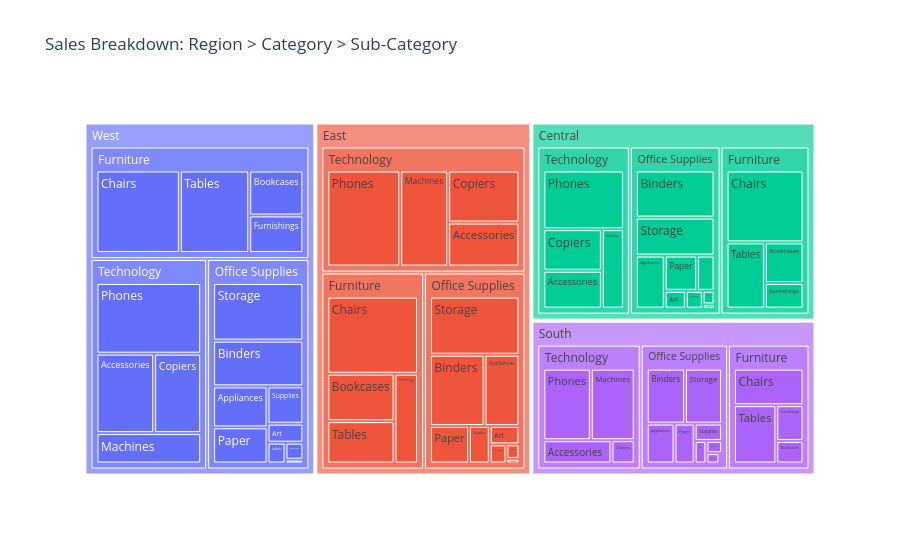

The cell this chart's notebook holds for it:
### Markdown cell above
#### Interactive region-wise sales (treemap)

### Code cell
fig3 = px.treemap(df, path=['Region', 'Category', 'Sub-Category'], values='Sales',
                   title="Sales Breakdown: Region > Category > Sub-Category")
fig3.write_html("dashboards/interactive_treemap.html")
fig3.show()

### Figure 1 — Plotly figure (JSON) as saved in the notebook; plotly's stock layout.template omitted (floating-point values rounded to 4 significant figures)
{"data": [{"branchvalues": "total", "domain": {"x": [0, 1], "y": [0, 1]}, "hovertemplate": "labels=%{label}<br>Sales=%{value}<br>parent=%{parent}<br>id=%{id}<extra></extra>", "ids": ["South/Furniture/Bookcases", "South/Furniture/Chairs", "West/Office Supplies/Labels", "South/Furniture/Tables", "South/Office Supplies/Storage", "West/Furniture/Furnishings", "West/Office Supplies/Art", "West/Technology/Phones", "West/Office Supplies/Binders", "West/Office Supplies/Appliances", "West/Furniture/Tables", "South/Office Supplies/Paper", "Central/Office Supplies/Appliances", "Central/Office Supplies/Binders", "Central/Office Supplies/Storage", "West/Office Supplies/Storage", "Central/Office Supplies/Art", "East/Furniture/Chairs", "West/Technology/Accessories", "East/Furniture/Bookcases", "East/Office Supplies/Binders", "East/Furniture/Furnishings", "East/Office Supplies/Envelopes", "East/Office Supplies/Art", "Central/Office Supplies/Paper", "Central/Technology/Phones", "Central/Furniture/Furnishings", "Central/Office Supplies/Envelopes", "Central/Furniture/Bookcases", "Central/Furniture/Chairs", "Central/Technology/Accessories", "East/Technology/Accessories", "East/Technology/Phones", "Central/Office Supplies/Labels", "East/Office Supplies/Fasteners", "East/Office Supplies/Storage", "East/Office Supplies/Paper", "West/Office Supplies/Paper", "South/Furniture/Furnishings", "South/Office Supplies/Appliances", "South/Office Supplies/Binders", "South/Office Supplies/Envelopes", "South/Technology/Accessories", "South/Technology/Phones", "South/Office Supplies/Art", "Central/Furniture/Tables", "West/Furniture/Chairs", "West/Office Supplies/Fasteners", "West/Office Supplies/Supplies", "West/Office Supplies/Envelopes", "Central/Technology/Machines", "East/Office Supplies/Supplies", "Central/Office Supplies/Fasteners", "East/Office Supplies/Labels", "East/Technology/Machines", "South/Office Supplies/Supplies", "West/Technology/Copiers", "South/Office Supplies/Labels", "East/Furniture/Tables", "Central/Office Supplies/Supplies", "East/Office Supplies/Appliances", "West/Furniture/Bookcases", "South/Office Supplies/Fasteners", "South/Technology/Machines", "West/Technology/Machines", "Central/Technology/Copiers", "East/Technology/Copiers", "South/Technology/Copiers", "South/Furniture", "West/Office Supplies", "South/Office Supplies", "West/Furniture", "West/Technology", "Central/Office Supplies", "East/Furniture", "East/Office Supplies", "Central/Technology", "Central/Furniture", "East/Technology", "South/Technology", "South", "West", "Central", "East"], "labels": ["Bookcases", "Chairs", "Labels", "Tables", "Storage", "Furnishings", "Art", "Phones", "Binders", "Appliances", "Tables", "Paper", "Appliances", "Binders", "Storage", "Storage", "Art", "Chairs", "Accessories", "Bookcases", "Binders", "Furnishings", "Envelopes", "Art", "Paper", "Phones", "Furnishings", "Envelopes", "Bookcases", "Chairs", "Accessories", "Accessories", "Phones", "Labels", "Fasteners", "Storage", "Paper", "Paper", "Furnishings", "Appliances", "Binders", "Envelopes", "Accessories", "Phones", "Art", "Tables", "Chairs", "Fasteners", "Supplies", "Envelopes", "Machines", "Supplies", "Fasteners", "Labels", "Machines", "Supplies", "Copiers", "Labels", "Tables", "Supplies", "Appliances", "Bookcases", "Fasteners", "Machines", "Machines", "Copiers", "Copiers", "Copiers", "Furniture", "Office Supplies", "Office Supplies", "Furniture", "Technology", "Office Supplies", "Furniture", "Office Supplies", "Technology", "Furniture", "Technology", "Technology", "South", "West", "Central", "East"], "name": "", "parents": ["South/Furniture", "South/Furniture", "West/Office Supplies", "South/Furniture", "South/Office Supplies", "West/Furniture", "West/Office Supplies", "West/Technology", "West/Office Supplies", "West/Office Supplies", "West/Furniture", "South/Office Supplies", "Central/Office Supplies", "Central/Office Supplies", "Central/Office Supplies", "West/Office Supplies", "Central/Office Supplies", "East/Furniture", "West/Technology", "East/Furniture", "East/Office Supplies", "East/Furniture", "East/Office Supplies", "East/Office Supplies", "Central/Office Supplies", "Central/Technology", "Central/Furniture", "Central/Office Supplies", "Central/Furniture", "Central/Furniture", "Central/Technology", "East/Technology", "East/Technology", "Central/Office Supplies", "East/Office Supplies", "East/Office Supplies", "East/Office Supplies", "West/Office Supplies", "South/Furniture", "South/Office Supplies", "South/Office Supplies", "South/Office Supplies", "South/Technology", "South/Technology", "South/Office Supplies", "Central/Furniture", "West/Furniture", "West/Office Supplies", "West/Office Supplies", "West/Office Supplies", "Central/Technology", "East/Office Supplies", "Central/Office Supplies", "East/Office Supplies", "East/Technology", "South/Office Supplies", "West/Technology", "South/Office Supplies", "East/Furniture", "Central/Office Supplies", "East/Office Supplies", "West/Furniture", "South/Office Supplies", "South/Technology", "West/Technology", "Central/Technology", "East/Technology", "South/Technology", "South", "West", "South", "West", "West", "Central", "East", "East", "Central", "Central", "East", "South", "", "", "", ""], "type": "treemap", "values": [10900.0, 45180.0, 5079.0, 43920.0, 35770.0, 30070.0, 9212.0, 98680.0, 55960.0, 30240.0, 84750.0, 14150.0, 23580.0, 56920.0, 45930.0, 70530.0, 5765.0, 96260.0, 61110.0, 43820.0, 53500.0, 29070.0, 4376.0, 7486.0, 17490.0, 72400.0, 15250.0, 4637.0, 24160.0, 85230.0, 33960.0, 45030.0, 100600.0, 2451.0, 819.7, 71610.0, 20170.0, 26660.0, 17310.0, 19530.0, 37030.0, 3346.0, 27280.0, 58300.0, 4656.0, 39150.0, 101800.0, 923.2, 18130.0, 4118.0, 26800.0, 10760.0, 778.0, 2603.0, 66110.0, 8319.0, 49750.0, 2353.0, 39140.0, 9467.0, 34190.0, 36000.0, 503.3, 53890.0, 42440.0, 37260.0, 53220.0, 9300.0, 117300.0, 220900.0, 125700.0, 252600.0, 252000.0, 167000.0, 208300.0, 205500.0, 170400.0, 163800.0, 265000.0, 148800.0, 391700.0, 725500.0, 501200.0, 678800.0]}], "layout": {"legend": {"tracegroupgap": 0}, "title": {"text": "Sales Breakdown: Region > Category > Sub-Category"}}}
